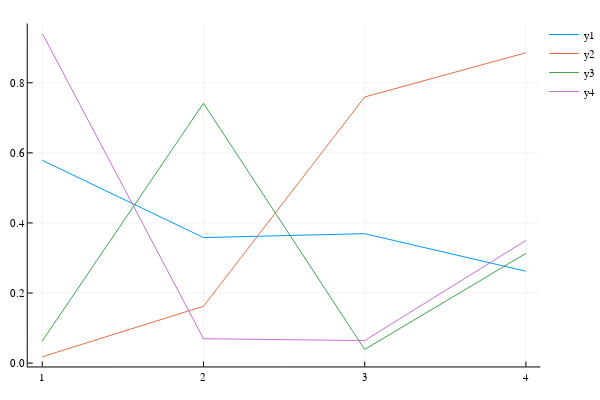

The cell this chart's notebook holds for it:
### Code cell
plotly()
plot(rand(4,4))

### Figure 1 — Plotly figure (JSON) as saved in the notebook; plotly's stock layout.template omitted (floating-point values rounded to 4 significant figures)
{"data": [{"colorbar": {"title": ""}, "hoverinfo": "text", "legendgroup": "y1", "line": {"color": "rgba(0, 154, 250, 1.000)", "dash": "solid", "shape": "linear", "width": 1}, "mode": "lines", "name": "y1", "showlegend": true, "text": [null, null, null, null], "type": "scatter", "x": [1, 2, 3, 4], "xaxis": "x1", "y": [0.5788, 0.3583, 0.3693, 0.2622], "yaxis": "y1", "zmax": 0.1, "zmin": -0.1}, {"colorbar": {"title": ""}, "hoverinfo": "text", "legendgroup": "y2", "line": {"color": "rgba(227, 111, 71, 1.000)", "dash": "solid", "shape": "linear", "width": 1}, "mode": "lines", "name": "y2", "showlegend": true, "text": [null, null, null, null], "type": "scatter", "x": [1, 2, 3, 4], "xaxis": "x1", "y": [0.01815, 0.1621, 0.7594, 0.8856], "yaxis": "y1", "zmax": 0.1, "zmin": -0.1}, {"colorbar": {"title": ""}, "hoverinfo": "text", "legendgroup": "y3", "line": {"color": "rgba(62, 164, 78, 1.000)", "dash": "solid", "shape": "linear", "width": 1}, "mode": "lines", "name": "y3", "showlegend": true, "text": [null, null, null, null], "type": "scatter", "x": [1, 2, 3, 4], "xaxis": "x1", "y": [0.06312, 0.7415, 0.039, 0.3131], "yaxis": "y1", "zmax": 0.1, "zmin": -0.1}, {"colorbar": {"title": ""}, "hoverinfo": "text", "legendgroup": "y4", "line": {"color": "rgba(195, 113, 210, 1.000)", "dash": "solid", "shape": "linear", "width": 1}, "mode": "lines", "name": "y4", "showlegend": true, "text": [null, null, null, null], "type": "scatter", "x": [1, 2, 3, 4], "xaxis": "x1", "y": [0.9413, 0.06952, 0.06438, 0.35], "yaxis": "y1", "zmax": 0.1, "zmin": -0.1}], "layout": {"annotations": [], "height": 400, "legend": {"bgcolor": "rgba(255, 255, 255, 1.000)", "bordercolor": "rgba(0, 0, 0, 1.000)", "font": {"color": "rgba(0, 0, 0, 1.000)", "family": "sans-serif", "size": 11}, "tracegroupgap": 0, "x": 1, "y": 1}, "margin": {"b": 20, "l": 0, "r": 0, "t": 20}, "paper_bgcolor": "rgba(255, 255, 255, 1.000)", "plot_bgcolor": "rgba(255, 255, 255, 1.000)", "showlegend": true, "width": 600, "xaxis": {"anchor": "y1", "domain": [0.05101, 0.9934], "gridcolor": "rgba(0, 0, 0, 0.100)", "gridwidth": 0.5, "linecolor": "rgba(0, 0, 0, 1.000)", "mirror": false, "range": [0.91, 4.09], "showgrid": true, "showline": true, "showticklabels": true, "tickangle": 0, "tickcolor": "rgb(0, 0, 0)", "tickfont": {"color": "rgba(0, 0, 0, 1.000)", "family": "sans-serif", "size": 11}, "tickmode": "array", "ticks": "inside", "ticktext": ["1", "2", "3", "4"], "tickvals": [1, 2, 3, 4], "title": "", "titlefont": {"color": "rgba(0, 0, 0, 1.000)", "family": "sans-serif", "size": 15}, "type": "-", "visible": true, "zeroline": false, "zerolinecolor": "rgba(0, 0, 0, 1.000)"}, "yaxis": {"anchor": "x1", "domain": [0.03762, 0.9902], "gridcolor": "rgba(0, 0, 0, 0.100)", "gridwidth": 0.5, "linecolor": "rgba(0, 0, 0, 1.000)", "mirror": false, "range": [-0.009546, 0.969], "showgrid": true, "showline": true, "showticklabels": true, "tickangle": 0, "tickcolor": "rgb(0, 0, 0)", "tickfont": {"color": "rgba(0, 0, 0, 1.000)", "family": "sans-serif", "size": 11}, "tickmode": "array", "ticks": "inside", "ticktext": ["0.0", "0.2", "0.4", "0.6", "0.8"], "tickvals": [0, 0.2, 0.4, 0.6, 0.8], "title": "", "titlefont": {"color": "rgba(0, 0, 0, 1.000)", "family": "sans-serif", "size": 15}, "type": "-", "visible": true, "zeroline": false, "zerolinecolor": "rgba(0, 0, 0, 1.000)"}}}
